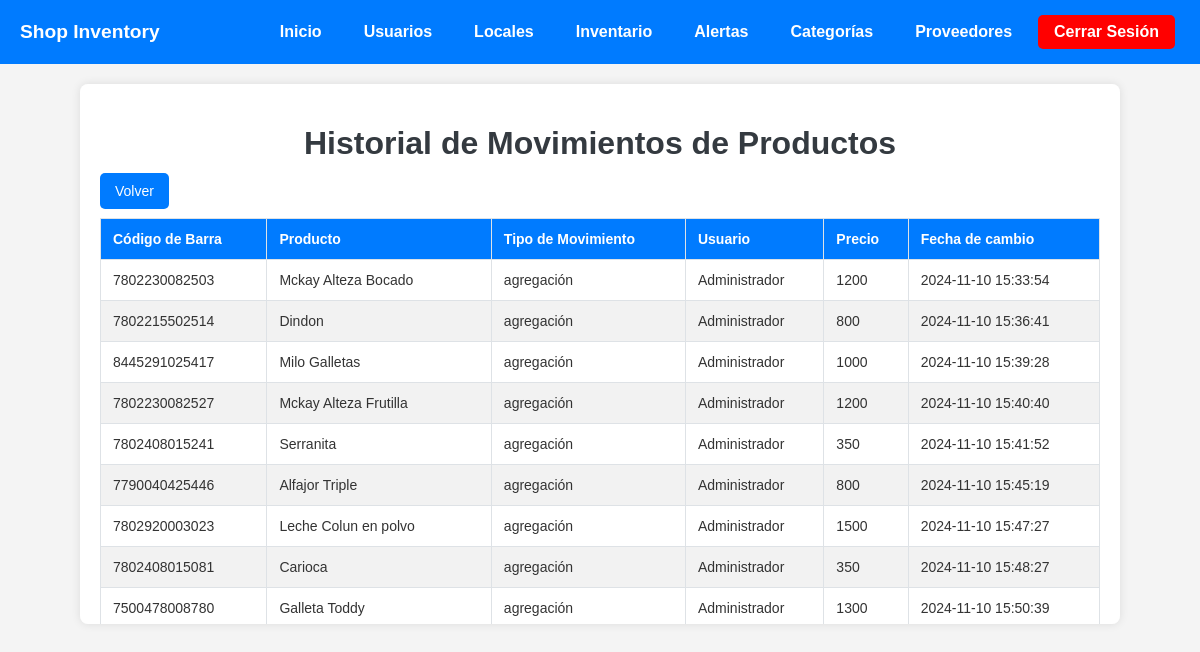
Page /admin/historial_movimientos.php on the committed database.
### tables this page shows
CREATE TABLE `historial_movimientos` (
  `id_movimiento` int(11) NOT NULL,
  `id_producto` int(11) DEFAULT NULL,
  `fecha_movimiento` timestamp NOT NULL DEFAULT current_timestamp(),
  `cantidad` int(11) DEFAULT NULL,
  `tipo_movimiento` varchar(50) DEFAULT NULL,
  `usuario` varchar(100) DEFAULT NULL
);

CREATE TABLE `productos` (
  `id_productos` int(11) NOT NULL,
  `nombre` varchar(200) NOT NULL,
  `precio` int(11) NOT NULL,
  `stock` int(11) NOT NULL,
  `fecha_caducidad` datetime NOT NULL,
  `codigo_barra` varchar(200) NOT NULL,
  `categoria_id` int(11) NOT NULL
);

### admin/historial_movimientos.php (the view, shortened to what this page needs)
<?php
include 'db.php';
$stmt = $pdo->query("SELECT hm.*, p.nombre AS nombre_producto, p.precio AS precio_producto, p.stock AS stock_producto, p.fecha_caducidad, p.codigo_barra
                        FROM historial_movimientos hm
                        LEFT JOIN productos p ON hm.id_producto = p.id_productos");
$movimientos = $stmt->fetchAll();
?>
<!DOCTYPE html>
<html lang="es">
<head>
    <link rel="stylesheet" href="nav.css">
    <link rel="stylesheet" href="css/historial.css">
</head>
<body>
    <nav>
        <ul class="nav-links">
            <li class="brand">Shop Inventory</li>
            <li><a href="menu.php">Inicio</a></li>
            <li><a href="usuarios.php">Usuarios</a></li>
            <li><a href="gestion_local.php">Locales</a></li>
            <li><a href="index.php">Inventario</a></li>
            <li><a href="alertas.php">Alertas</a></li>
            <li><a href="categorias.php">Categorías</a></li>
            <li><a href="proveedores.php">Proveedores</a></li>
            <li class="logout"><a href="../index.php">Cerrar Sesión</a></li>
        </ul>
    </nav>
    <div class="container">
        <h1>Historial de Movimientos de Productos</h1>
        <a href="index.php" class="back-btn">Volver</a>
        <br><br>
        <table>
            <thead>
                <tr>
                    <th>Código de Barra</th>
                    <th>Producto</th>
                    <th>Tipo de Movimiento</th>
                    <th>Usuario</th>
                    <th>Precio</th>
                    <th>Fecha de cambio</th>
                </tr>
            </thead>
            <tbody>
                <?php foreach ($movimientos as $movimiento): ?>
                    <tr>
                        <td><?php echo htmlspecialchars($movimiento['codigo_barra']); ?></td>
                        <td><?php echo htmlspecialchars($movimiento['nombre_producto']); ?></td>
                        <td><?php echo htmlspecialchars($movimiento['tipo_movimiento']); ?></td>
                        <td><?php echo htmlspecialchars($movimiento['usuario']); ?></td>
                        <td><?php echo htmlspecialchars($movimiento['precio_producto']); ?></td>
                        <td><?php echo htmlspecialchars($movimiento['fecha_movimiento']); ?></td>
                    </tr>
                <?php endforeach; ?>
            </tbody>
        </table>
    </div>
</body>
</html>

### admin/nav.css (style rules this page uses)
nav { background-color: #007bff; padding: 15px; }
nav ul { list-style-type: none; padding: 0; margin: 0; text-align: end; }
nav ul li { display: flex; margin-right: 20px; }
nav ul li a { color: white; text-decoration: none; font-weight: bold; padding: 8px 16px; transition: background-color 0.3s ease; }
.nav-links { text-align: start; margin-right: auto; display: flex; justify-content: start; align-items: center; list-style-type: none; padding: 0; margin: 0; }
.nav-links .brand { margin-right: auto; color: white; font-weight: bold; padding: 5px; font-size: 1.2em; text-decoration: none; }
nav ul { display: flex; justify-content: flex-end; }
nav ul li { display: flex; margin-right: 10px; text-align: end; }
nav ul li.logout a { background-color: red; padding: 8px 16px; color: white; font-weight: bold; text-decoration: none; transition: background-color 0.3s ease; border-radius: 5px; }

### admin/css/historial.css (style rules this page uses)
body { font-family: 'Arial', sans-serif; background-color: #f4f4f4; margin: 0; padding: 0px; }
h1 { text-align: center; color: #343a40; margin-bottom: 20px; }
.container { max-width: 1000px; max-height: 500px; margin: 20px auto; padding: 20px; background-color: #ffffff; border-radius: 8px; box-shadow: 0 0 10px rgba(0, 0, 0, 0.1); overflow-y: auto; }
table { width: 100%; border-collapse: collapse; }
table th, table td { padding: 12px; text-align: left; font-size: 14px; border: 1px solid #dee2e6; }
table th { background-color: #007bff; color: white; }
table td { color: #333; }
table tr:nth-child(even) { background-color: #f2f2f2; }
.back-btn { background-color: #007bff; color: white; padding: 10px 15px; border: none; border-radius: 5px; cursor: pointer; transition: background-color 0.3s ease; text-decoration: none; font-size: 14px; }

### rows in the picture
historial_movimientos: id_producto.codigo_barra "7802230082503", id_producto.nombre "Mckay Alteza Bocado", tipo_movimiento "agregación", usuario "Administrador", id_producto.precio "1200", fecha_movimiento "2024-11-10 15:33:54"
historial_movimientos: id_producto.codigo_barra "7802215502514", id_producto.nombre "Dindon", tipo_movimiento "agregación", usuario "Administrador", id_producto.precio "800", fecha_movimiento "2024-11-10 15:36:41"
historial_movimientos: id_producto.codigo_barra "8445291025417", id_producto.nombre "Milo Galletas", tipo_movimiento "agregación", usuario "Administrador", id_producto.precio "1000", fecha_movimiento "2024-11-10 15:39:28"
historial_movimientos: id_producto.codigo_barra "7802230082527", id_producto.nombre "Mckay Alteza Frutilla", tipo_movimiento "agregación", usuario "Administrador", id_producto.precio "1200", fecha_movimiento "2024-11-10 15:40:40"
historial_movimientos: id_producto.codigo_barra "7802408015241", id_producto.nombre "Serranita", tipo_movimiento "agregación", usuario "Administrador", id_producto.precio "350", fecha_movimiento "2024-11-10 15:41:52"
historial_movimientos: id_producto.codigo_barra "7790040425446", id_producto.nombre "Alfajor Triple", tipo_movimiento "agregación", usuario "Administrador", id_producto.precio "800", fecha_movimiento "2024-11-10 15:45:19"
historial_movimientos: id_producto.codigo_barra "7802920003023", id_producto.nombre "Leche Colun en polvo", tipo_movimiento "agregación", usuario "Administrador", id_producto.precio "1500", fecha_movimiento "2024-11-10 15:47:27"
historial_movimientos: id_producto.codigo_barra "7802408015081", id_producto.nombre "Carioca", tipo_movimiento "agregación", usuario "Administrador", id_producto.precio "350", fecha_movimiento "2024-11-10 15:48:27"
historial_movimientos: id_producto.codigo_barra "7500478008780", id_producto.nombre "Galleta Toddy", tipo_movimiento "agregación", usuario "Administrador", id_producto.precio "1300", fecha_movimiento "2024-11-10 15:50:39"
